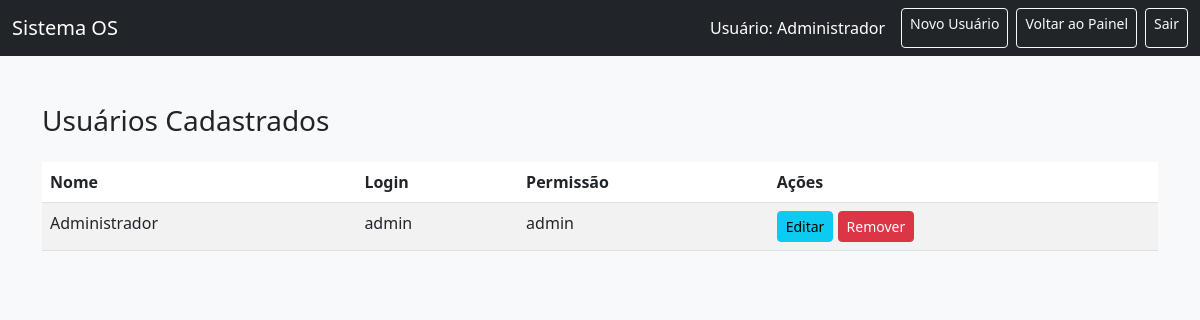
The page /listar_usuarios (signed in) on the database its author committed.
### tables this page shows
CREATE TABLE usuarios (
            id INTEGER PRIMARY KEY AUTOINCREMENT,
            nome TEXT NOT NULL,
            login TEXT NOT NULL UNIQUE,
            senha TEXT NOT NULL,
            permissao TEXT NOT NULL,
            id_cliente INTEGER,
            FOREIGN KEY (id_cliente) REFERENCES clientes(id)
        );

### app.py (the view)
@app.route('/listar_usuarios')
def listar_usuarios():
    if 'permissao' not in session or session['permissao'] != 'admin':
        flash('Você não tem permissão para acessar esta página.', 'warning')
        return redirect(url_for('dashboard'))
    conn = sqlite3.connect(DB) # CORRIGIDO: Usando DB
    c = conn.cursor()
    c.execute("SELECT id, nome, login, permissao FROM usuarios WHERE permissao != 'cliente' ORDER BY nome")
    usuarios_db = c.fetchall()
    usuarios = [
        {'id': u[0], 'nome': u[1], 'login': u[2], 'permissao': u[3]}
        for u in usuarios_db
    ]
    conn.close()
    return render_template('listar_usuarios.html', usuarios=usuarios)

### templates/listar_usuarios.html (shortened to what this page needs)
<!DOCTYPE html>
<html lang="pt-br">
<head>
  <link href="https://cdn.jsdelivr.net/npm/bootstrap@5.3.0/dist/css/bootstrap.min.css" rel="stylesheet">
</head>
<body class="bg-light">
<nav class="navbar navbar-dark bg-dark">
  <div class="container-fluid">
    <a class="navbar-brand" href="{{ url_for('dashboard') }}">Sistema OS</a>
    <div class="d-flex">
      <span class="navbar-text text-white me-3">Usuário: {{ session['usuario_nome'] }}</span>
      <a href="{{ url_for('cadastrar_usuario') }}" class="btn btn-outline-light btn-sm me-2">Novo Usuário</a>
      <a href="{{ url_for('dashboard') }}" class="btn btn-outline-light btn-sm me-2">Voltar ao Painel</a>
      <a href="{{ url_for('logout') }}" class="btn btn-outline-light btn-sm">Sair</a>
    </div>
  </div>
</nav>
<div class="container py-5">
  <h3>Usuários Cadastrados</h3>
  <table class="table table-striped table-hover mt-4">
    <thead>
      <tr>
        <th>Nome</th>
        <th>Login</th>
        <th>Permissão</th>
        <th>Ações</th>
      </tr>
    </thead>
    <tbody>
    {% for usuario in usuarios %}
    <tr>
        <td>{{ usuario.nome }}</td>
        <td>{{ usuario.login }}</td>
        <td>{{ usuario.permissao }}</td>
        <td>
            <a href="{{ url_for('editar_usuario', usuario_id=usuario.id) }}" class="btn btn-sm btn-info">Editar</a>
            <form action="{{ url_for('excluir_usuario', usuario_id=usuario.id) }}" method="POST" style="display:inline;" onsubmit="return confirm('Tem certeza que deseja excluir o usuário {{ usuario.nome }}? Esta ação é irreversível.');">
                <button type="submit" class="btn btn-sm btn-danger">Remover</button>
            </form>
        </td>
    </tr>
    {% endfor %}
</tbody>
  </table>
</div>
</body>
</html>

### rows shown on the page
usuarios: usuario_nome "Administrador", nome "Administrador", login "admin", permissao "admin"
